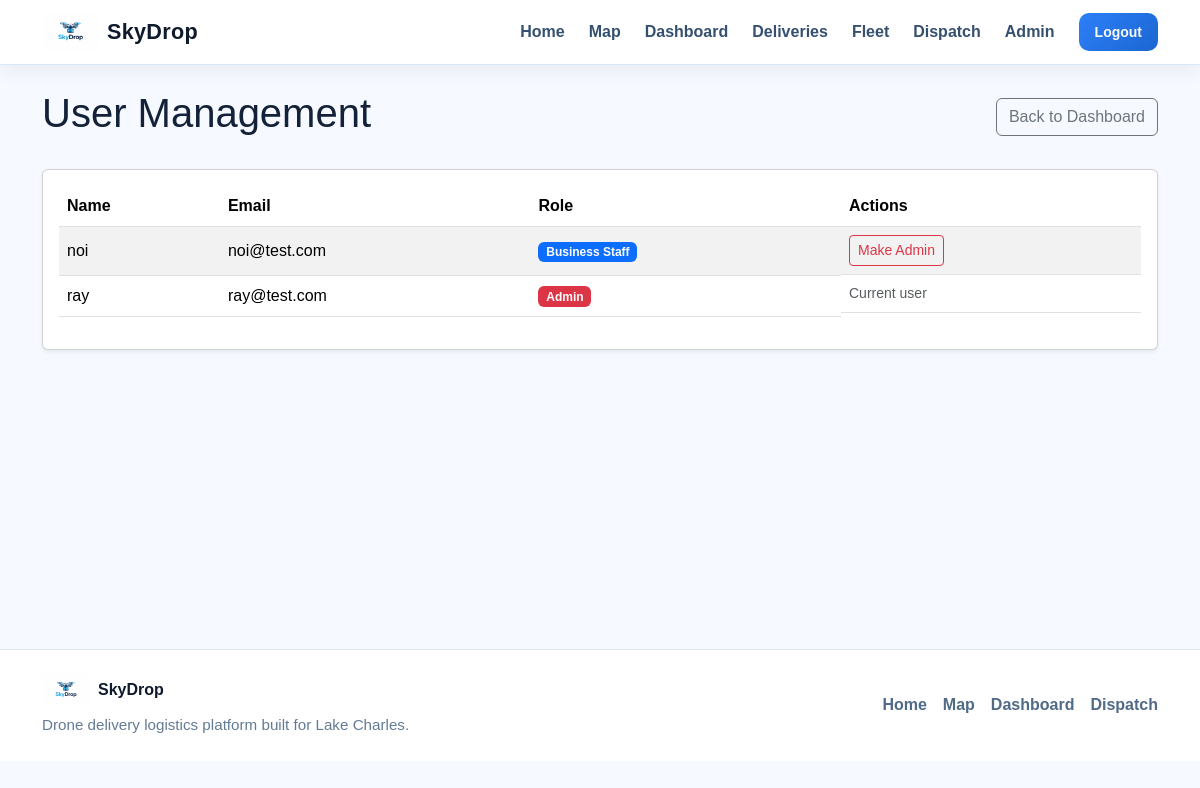
Page /admin/users (signed in) on the committed database.
### app/models/user.py (models this page shows, shortened)
class User(UserMixin, db.Model):
    __tablename__ = "users"
    id = db.Column(db.Integer, primary_key=True)
    name = db.Column(db.String(100), nullable=False)
    email = db.Column(db.String(120), unique=True, nullable=False)
    password_hash = db.Column(db.String(255), nullable=False)
    role = db.Column(db.String(50), default="business_staff", nullable=False)
    deliveries = db.relationship("Delivery", backref="created_by", lazy=True)
    @property
    def is_admin(self):
        return self.role == "admin"
    @property
    def is_staff(self):
        return self.role in ["admin", "business_staff"]

### app/admin/routes.py (the view)
@admin_bp.route("/users")
@role_required("admin")
def user_list():
    users = User.query.order_by(User.name.asc()).all()
    return render_template("admin/user_list.html", users=users)

### app/templates/admin/user_list.html (shortened to what this page needs)
{% extends "base.html" %}
{% block content %}
<div class="container mt-4">
    <div class="d-flex justify-content-between align-items-center mb-4">
        <h1>User Management</h1>
        <a href="{{ url_for('dashboard.home') }}" class="btn btn-outline-secondary">
            Back to Dashboard
        </a>
    </div>
    <div class="card p-3 shadow-sm">
        {% if users %}
            <div class="table-responsive">
                <table class="table table-striped align-middle">
                    <thead>
                        <tr>
                            <th>Name</th>
                            <th>Email</th>
                            <th>Role</th>
                            <th>Actions</th>
                        </tr>
                    </thead>
                    <tbody>
                        {% for user in users %}
                        <tr>
                            <td>{{ user.name }}</td>
                            <td>{{ user.email }}</td>
                            <td>
                                <span class="badge {% if user.role == 'admin' %}bg-danger{% else %}bg-primary{% endif %}">
                                    {{ user.role.replace('_', ' ').title() }}
                                </span>
                            </td>
                            <td class="d-flex gap-2 flex-wrap">
                                {% if user.id != current_user.id %}
                                    {% if user.role != "admin" %}
                                        <a href="{{ url_for('admin.make_admin', user_id=user.id) }}"
                                           class="btn btn-sm btn-outline-danger">
                                            Make Admin
                                        </a>
                                    {% endif %}
                                {% else %}
                                    <span class="text-muted small">Current user</span>
                                {% endif %}
                            </td>
                        </tr>
                        {% endfor %}
                    </tbody>
                </table>
            </div>
        {% else %}
            <p class="mb-0">No users found.</p>
        {% endif %}
    </div>
</div>
{% endblock %}

### app/static/css/style.css (style rules this page uses)
body { background-color: #f6f9ff; color: #132238; font-family: Arial, Helvetica, sans-serif; }

### rows in the picture
User: name "noi", email "noi@test.com", role.replace "Business Staff"
User: name "ray", email "ray@test.com", role.replace "Admin", shows "Current user"
